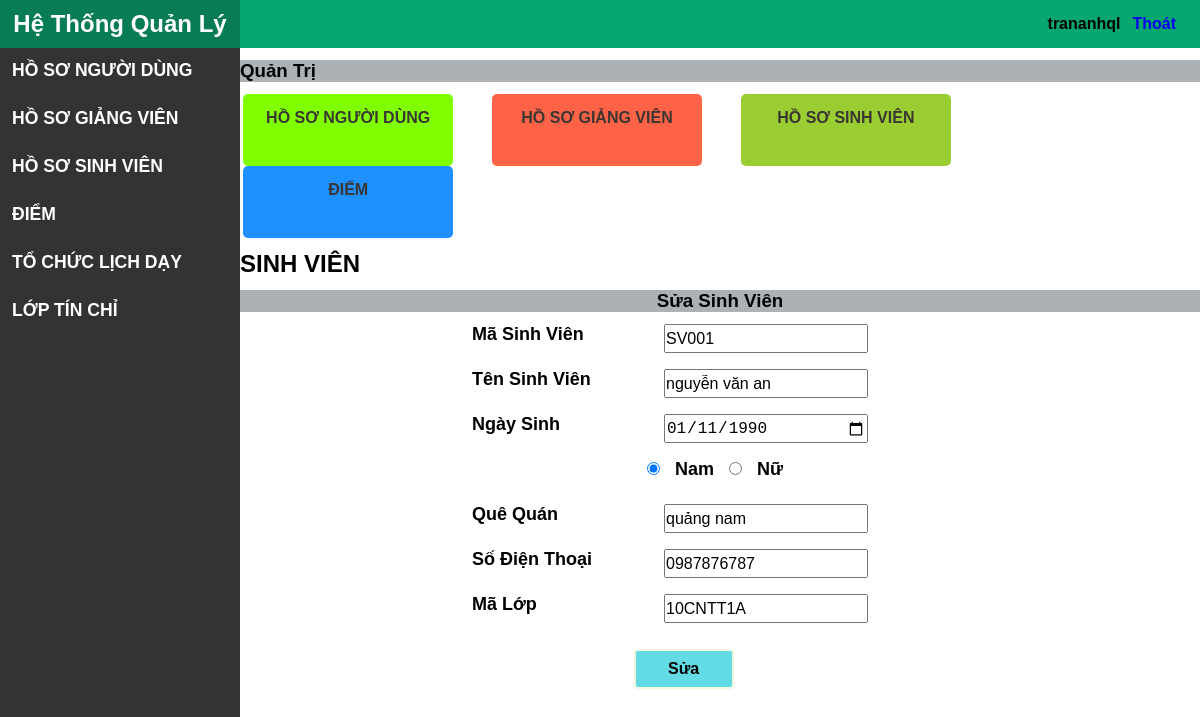
Screenshot of /SinhVien/SuaSinhVien/SV001 (signed in) with the database file from the repository.
### tables this page shows
CREATE TABLE `sinhvien` (
  `masv` varchar(20) NOT NULL,
  `tensv` varchar(100) DEFAULT NULL,
  `ngaysinh` date DEFAULT NULL,
  `gioitinh` bit(1) DEFAULT NULL,
  `quequan` varchar(100) DEFAULT NULL,
  `sdt` varchar(20) DEFAULT NULL,
  `malop` varchar(20) DEFAULT NULL
);

### mvc/core/Controller.php (called while the page is built, shortened)
<?php
class Controller
{
    public function view($view, $data = [])
    {
        require_once "./mvc/views/" . $view . ".php";
    }
}

### mvc/controllers/SinhVien.php (called while the page is built, shortened)
<?php
class SinhVien extends Controller
{
    public function SuaSinhVien($masv)
    {
        $daoSinhVien = $this->model("DaoSinhVien");
        $res = "";
        $arrSinhVien = $daoSinhVien->laySinhVienTheoMaSV($masv);
        $this->view("LayoutQuanTri", ["page" => "XemSuaSV", "css" => "XemSuaSV", "arrSinhVien" => $arrSinhVien, "res" => $res]);
    }
}

### mvc/core/App.php (called while the page is built, shortened)
<?php
class App
{
   protected $action = "SayHi";
   protected $params = [];
   function __construct()
   {
      $arr = $this->UrlProcess();
      $this->controller=new $this->controller;
      unset($arr[0]);
      if (isset($arr[1])) {
         if (method_exists($this->controller, $arr[1])) {
            $this->action = $arr[1];
         }
      }
      unset($arr[1]);
      if (isset($arr)) {
         $this->params = $arr;
      } else {
         $this->params = [];
      }
      call_user_func_array([$this->controller,$this->action],$this->params);
   }
   function UrlProcess()
   {
      if (isset($_GET['url'])) {
         return explode('/', filter_var(trim($_GET['url'], '/')));
      }
   }
}

### index.php (called while the page is built, shortened)
<?php
$myApp = new App();

### mvc/core/DB.php (called while the page is built, shortened)
<?php
class DB
{
    protected $serverName = "localhost";
    protected $userName = "root";
    protected $password = "";
    function __construct()
    {
        $this->conn=mysqli_connect($this->serverName,$this->userName,$this->password);
     }
}

### mvc/models/DaoSinhVien.php (called while the page is built, shortened)
<?php
class DaoSinhVien extends DB
{
    public function laySinhVienTheoMaSV($masv)
    {
        $array = [];
        $sql = "SELECT * FROM sinhvien WHERE masv='".$masv."'";
        $result = mysqli_query($this->conn, $sql);
        while ($row = mysqli_fetch_assoc($result)) {
            $array[] = $row;
        }
        return $array;
    }
}

### mvc/views/pages/XemSuaSV.php (the view, shortened to what this page needs)
<div class="content-main">
    <h2>SINH VIÊN</h2>
    <h3>Sửa Sinh Viên</h3>
    <form id="formSV" method="POST" action="">
        <div class="row">
            <label for="masv" class="lb">Mã Sinh Viên</label>
            <input type="text" id="masv" name="masv" value="<?php echo $data["arrSinhVien"][0]["masv"] ?>" readonly />
        </div>
        <div class="row">
            <label for="tensv" class="lb">Tên Sinh Viên</label>
            <input type="text" id="tensv" name="tensv" value="<?php echo $data["arrSinhVien"][0]["tensv"] ?>" required />
        </div>
        <div class="row">
            <label for="ngaysinh" class="lb">Ngày Sinh</label>
            <input type="date" id="ngaysinh" name="ngaysinh" value="<?php echo $data["arrSinhVien"][0]["ngaysinh"] ?>" required />
        </div>
        <div class="row rowradio">
            <input type="radio" id="nam" name="gioitinh" value="1" <?php if ($data["arrSinhVien"][0]["gioitinh"] == 1) echo 'checked="checked"' ?> />
            <label for="nam">Nam</label>
            <input type="radio" id="nu" name="gioitinh" value="0" <?php if ($data["arrSinhVien"][0]["gioitinh"] == 0) echo 'checked="checked"' ?> />
            <label for="nu">Nữ</label>
        </div>
        <div class="row">
            <label for="quequan" class="lb">Quê Quán</label>
            <input type="text" id="quequan" name="quequan" value="<?php echo $data["arrSinhVien"][0]["quequan"] ?>" required />
        </div>
        <div class="row">
            <label for="sdt" class="lb">Số Điện Thoại</label>
            <input type="text" id="sdt" name="sdt" value="<?php echo $data["arrSinhVien"][0]["sdt"] ?>" required />
        </div>
        <div class="row">
            <label for="malop" class="lb">Mã Lớp</label>
            <input type="text" id="malop" name="malop" value="<?php echo $data["arrSinhVien"][0]["malop"] ?>" required />
        </div>
        <div class="row">
            <input type="submit" name="sua" value="Sửa" />
        </div>
    </form>
</div>

### public/css/QuanTri.css (style rules this page uses)
* { margin: 0px; padding: 0px; }
body { font-size: 1em; font-family: Helvetica, sans-serif; background-color: white; }
.content .content-admin h3 { margin: 1vw 0vw; }

### public/css/XemSuaSV.css (style rules this page uses)
.content-main h3 { background-color: rgb(172, 177, 182); text-align: center; }
.content-main #formSV { margin-bottom: 30px; width: 60%; margin: auto; }
.content-main #formSV .row { margin-bottom: 15px; height: 30px; }
.content-main #formSV .row input[type="text"] { float: right; margin-right: 140px; width: 200px; height: 25px; font-size: 16px; }
.content-main #formSV .row input[type="date"] { float: right; margin-right: 140px; width: 200px; height: 25px; font-size: 16px; }
.content-main #formSV .row .lb { float: left; margin-left: 40px; font-weight: bold; font-size: 18px; }
.content-main #formSV .row input[type="submit"] { margin-top: 10px; margin-left: 35%; width: 100px; height: 40px; font-weight: bold; border-radius: 4px; border: 2px solid rgb(239, 247, 220); background-color: rgb(99, 219, 228); font-size: 16px; }
.content-main #formSV .rowradio { text-align: center; font-weight: bold; font-size: 18px; }
.content-main #formSV .rowradio label { padding: 0px 10px; }

### rows the page displays
sinhvien: masv "SV001", tensv "nguyễn văn an", ngaysinh "01/11/1990", gioitinh "☑ Nam", gioitinh "☐ Nữ", quequan "quảng nam", sdt "0987876787", malop "10CNTT1A"

### other values shown
$_SESSION['user'] "trananhql"
